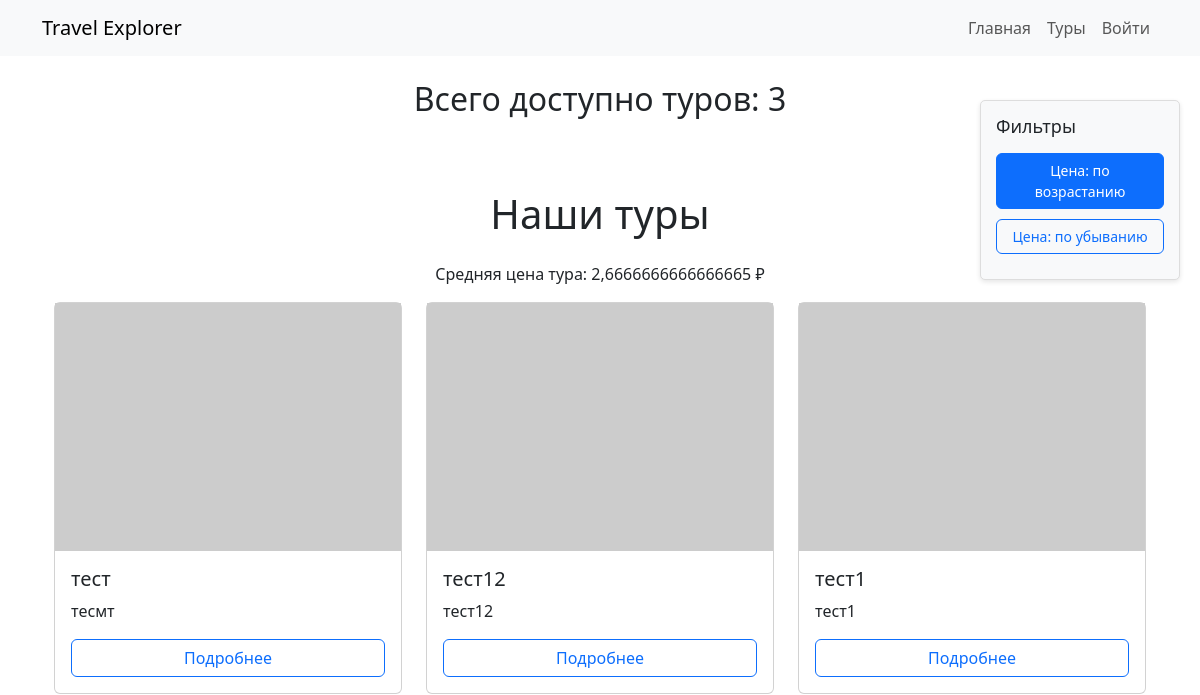
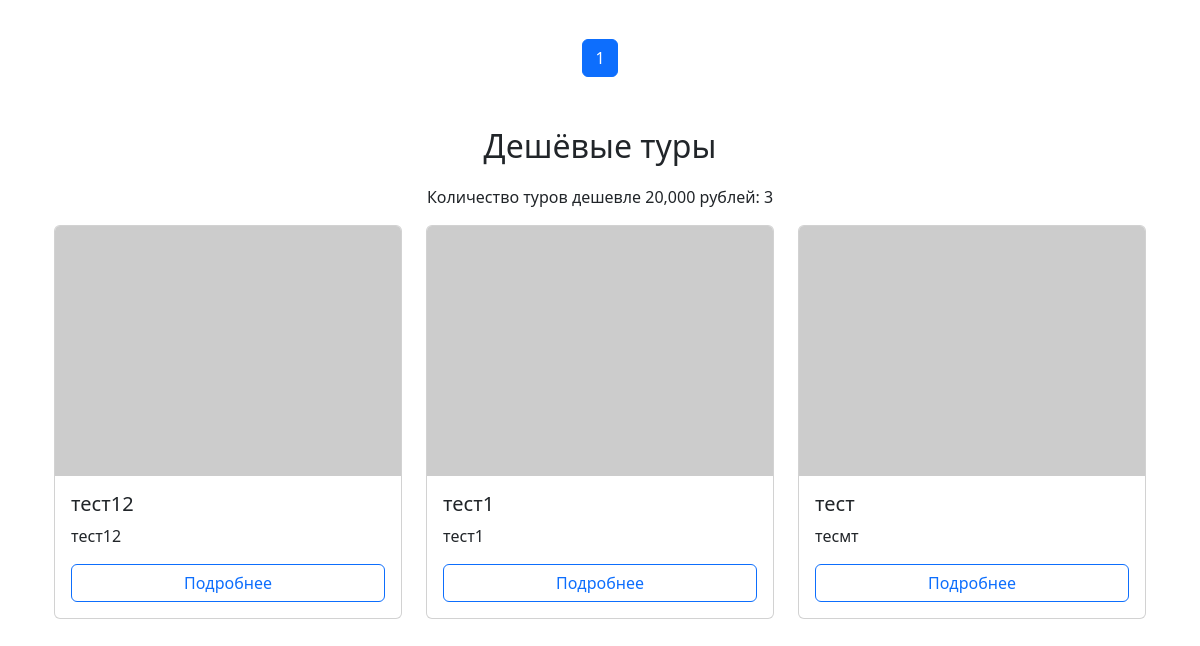
The app's page /tours/, older data (2 pictures, top to bottom).
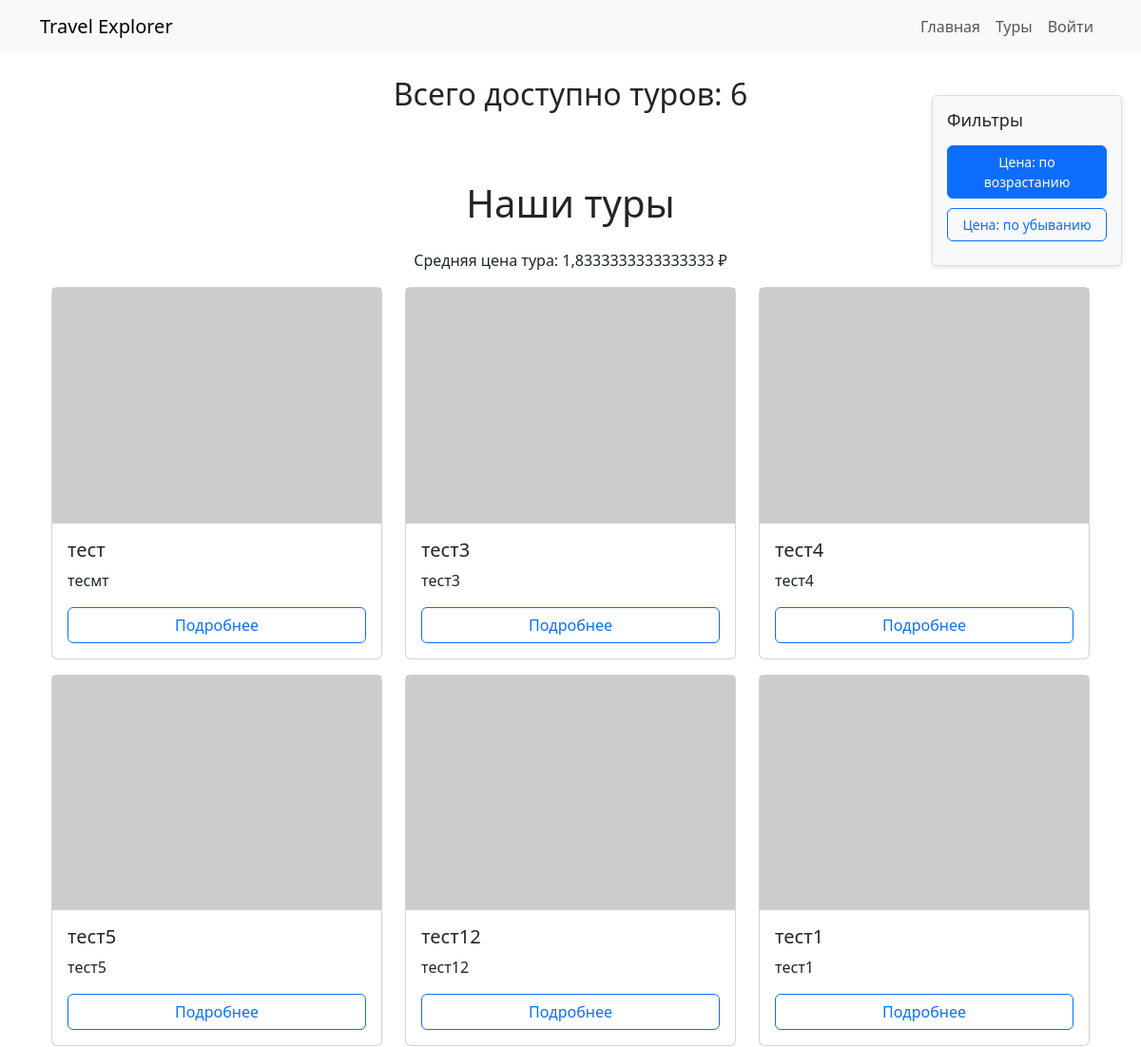
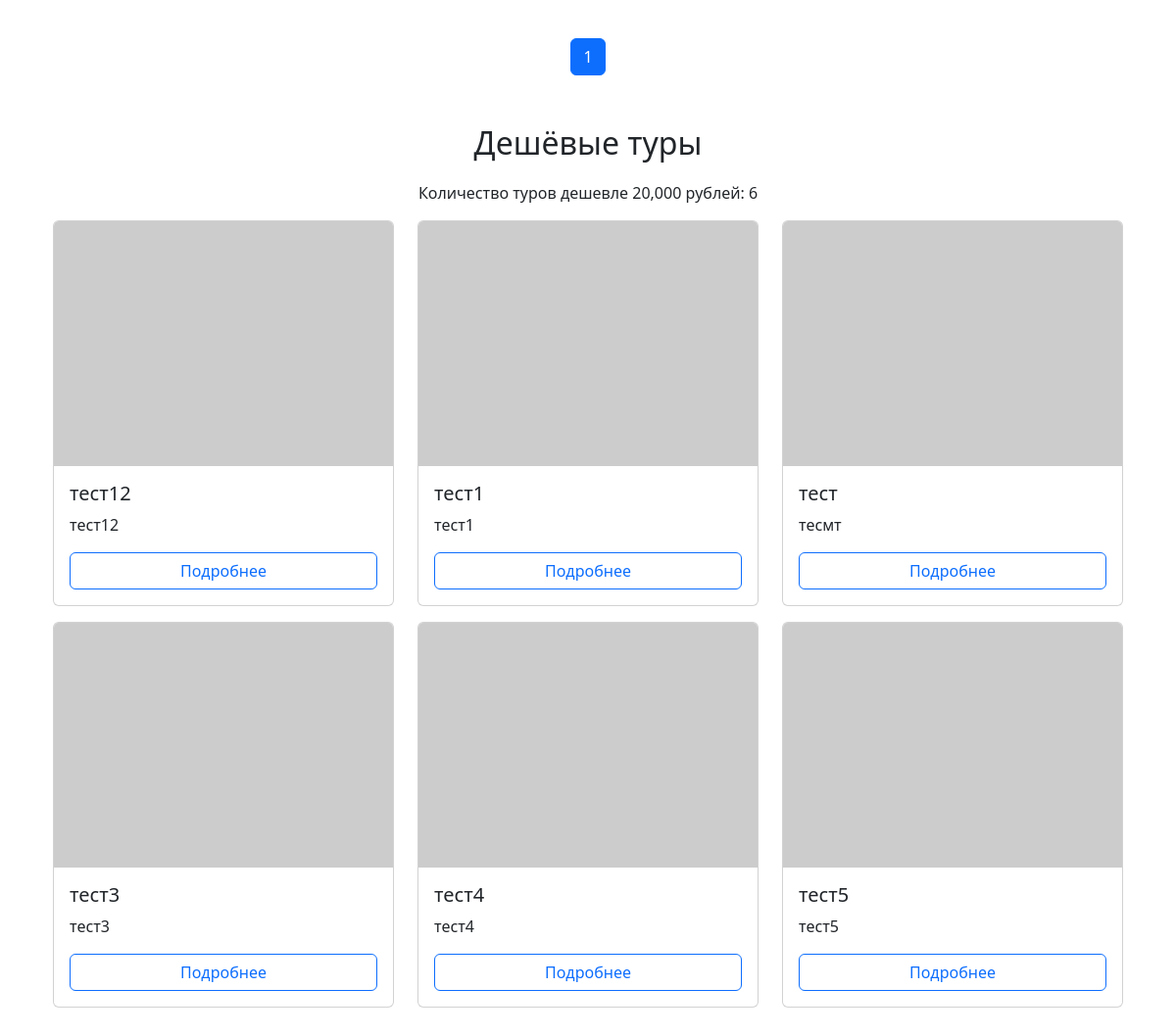
The same page, newer data (2 pictures, top to bottom).
### travel/models.py (models this page shows, shortened)
class Tour(models.Model):
    name_tour = models.CharField("Название тура", max_length=255)
    discription_tour = models.TextField("Описание тура")
    price_tour = models.IntegerField("Цена тура", validators=[validate_positive])
    departure = models.CharField("Место отправления", max_length=255)
    destination = models.CharField("Место назначения", max_length=255)
    date_departure = models.DateField("Дата отправления")
    date_return = models.DateField("Дата возвращения")
    operator_tour = models.CharField("Туроператор", max_length=255)
    places_tour = models.IntegerField("Количество мест", validators=[validate_positive])
    history = HistoricalRecords()
    is_hot = models.BooleanField(default=False)
    image = models.ImageField(upload_to='tours/', blank=True, null=True)
    objects = TourManager()
    class Meta:
        ordering = ['date_departure']
    def get_absolute_url(self):
            return reverse('tour-detail', args=[self.id])

### travel/views.py (the view)
# urls.py: path('tours/', views.tours, name='tours'),
def tours(request):
    sort_order = request.GET.get('sort', 'asc')
    if sort_order == 'desc':
        tours_list = Tour.objects.all().order_by('-price_tour')
    else:
        tours_list = Tour.objects.all().order_by('price_tour')
    paginator = Paginator(tours_list, 6)
    page = request.GET.get('page')
    try:
        tours = paginator.page(page)
    except PageNotAnInteger:
        tours = paginator.page(1)
    except EmptyPage:
        tours = paginator.page(paginator.num_pages)
    hot_tours = Tour.objects.hot_tours()
    cheap_tours = Tour.objects.cheap_tours(20000)
    average_price = Tour.objects.all().aggregate(Avg('price_tour'))['price_tour__avg']
    return render(request, 'travel/tours.html', {
        'tours': tours,
        'hot_tours': hot_tours,
        'cheap_tours': cheap_tours,
        'sort_order': sort_order,
        'average_price': average_price,
    })

### travel/models.py (called while the page is built)
    def hot_tours(self):
        return self.filter(is_hot=True)

    def cheap_tours(self, max_price):
        return self.filter(price_tour__lte=max_price)

### travel/templatetags/custom_tags.py (called while the page is built)
@register.simple_tag
def total_tours():
    return Tour.objects.count()

@register.simple_tag
def count_cheap_tours(max_price):
    return Tour.objects.filter(price_tour__lt=max_price).count()

### travel/templates/travel/tours.html (shortened to what this page needs)
{% extends 'travel/base.html' %}
{% block content %}
<div class="filters-container">
    <div class="filters">
        <h4>Фильтры</h4>
        <a href="?sort=asc" class="btn w-100 {% if sort_order == 'asc' %}btn-primary{% else %}btn-outline-primary{% endif %}">
            Цена: по возрастанию
        </a>
        <a href="?sort=desc" class="btn w-100 {% if sort_order == 'desc' %}btn-primary{% else %}btn-outline-primary{% endif %}">
            Цена: по убыванию
        </a>
    </div>
</div>
{% load custom_tags %}
<h2 class="text-center mb-4">Всего доступно туров: {% total_tours %}</h2>
<div class="container py-5">
    <h1 class="text-center mb-4">Наши туры</h1>
    <p class="text-center">Средняя цена тура: {{ average_price|default:"не указана" }} ₽</p>
    <div class="row">
        {% for tour in tours %}
        <div class="col-md-4 mb-3">
            <div class="card h-100">
                {% if tour.image %}
                <img src="{{ tour.image.url }}" class="card-img-top" alt="{{ tour.name_tour }}">
                {% else %}
                <img src="https://via.placeholder.com/350x250" alt="Изображение недоступно" class="img-fluid">
                {% endif %}
                <div class="card-body">
                    <h5 class="card-title">{{ tour.name_tour }}</h5>
                    <p class="card-text">{{ tour.discription_tour|truncatechars:100 }}</p>
                    <a href="{{ tour.get_absolute_url }}" class="btn btn-outline-primary">Подробнее</a>
                </div>
            </div>
        </div>
        {% endfor %}
    </div>
    <nav class="mt-4">
        <ul class="pagination justify-content-center">
            {% for num in tours.paginator.page_range %}
            <li class="page-item {% if num == tours.number %}active{% endif %}">
                <a class="page-link" href="?page={{ num }}{% if sort_order %}&sort={{ sort_order }}{% endif %}">{{ num }}</a>
            </li>
            {% endfor %}
        </ul>
    </nav>
    <h2 class="text-center section-title">Дешёвые туры</h2>
    <p class="text-center">
        Количество туров дешевле 20,000 рублей: {% count_cheap_tours 20000 %}
    </p>
    {% if cheap_tours %}
    <div class="row">
        {% for tour in cheap_tours %}
        <div class="col-md-4 mb-3">
            <div class="card h-100">
                {% if tour.image %}
                <img src="{{ tour.image.url }}" class="card-img-top" alt="{{ tour.name_tour }}">
                {% else %}
                <img src="https://via.placeholder.com/350x200" class="card-img-top" alt="Нет изображения">
                {% endif %}
                <div class="card-body">
                    <h5 class="card-title">{{ tour.name_tour }}</h5>
                    <p class="card-text">{{ tour.discription_tour|truncatechars:100 }}</p>
                    <a href="{% url 'tour-detail' tour.id %}" class="btn btn-outline-primary mt-auto">Подробнее</a>
                </div>
            </div>
        </div>
        {% endfor %}
    </div>
    {% else %}
    <p class="text-center">Нет дешёвых туров.</p>
    {% endif %}
</div>
{% endblock %}

Row changes from the older to the newer data that the page shows:
added Tour: name_tour "тест3", discription_tour "тест3"
added Tour: name_tour "тест4", discription_tour "тест4"
added Tour: name_tour "тест5", discription_tour "тест5"
Text that changed along with them:
{{ average_price|default:"не указана" }}: "2,6666666666666665" → "1,8333333333333333"
text no longer shown: "3 3"
text now shown: "6 6"
